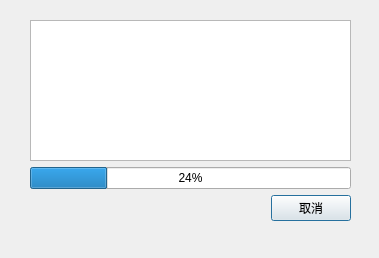
<?xml version="1.0" encoding="UTF-8"?>
<ui version="4.0">
 <class>Dialog</class>
 <widget class="QDialog" name="Dialog">
  <property name="geometry">
   <rect>
    <x>0</x>
    <y>0</y>
    <width>379</width>
    <height>258</height>
   </rect>
  </property>
  <property name="windowTitle">
   <string>Dialog</string>
  </property>
  <widget class="QWidget" name="verticalLayoutWidget">
   <property name="geometry">
    <rect>
     <x>30</x>
     <y>20</y>
     <width>321</width>
     <height>201</height>
    </rect>
   </property>
   <layout class="QVBoxLayout" name="verticalLayout">
    <item>
     <widget class="QListWidget" name="listWidget"/>
    </item>
    <item>
     <widget class="QProgressBar" name="progressBar">
      <property name="value">
       <number>24</number>
      </property>
     </widget>
    </item>
    <item>
     <layout class="QHBoxLayout" name="horizontalLayout">
      <item>
       <spacer name="horizontalSpacer">
        <property name="orientation">
         <enum>Qt::Horizontal</enum>
        </property>
        <property name="sizeHint" stdset="0">
         <size>
          <width>40</width>
          <height>20</height>
         </size>
        </property>
       </spacer>
      </item>
      <item>
       <widget class="QPushButton" name="pushButtonClose">
        <property name="text">
         <string>取消</string>
        </property>
       </widget>
      </item>
     </layout>
    </item>
   </layout>
  </widget>
 </widget>
 <resources/>
 <connections/>
</ui>
